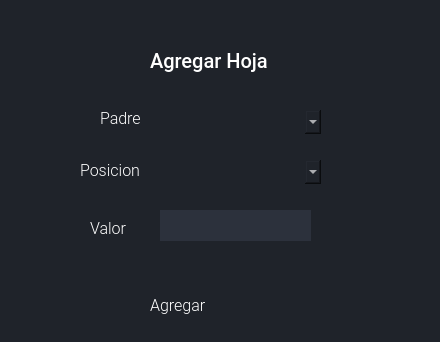
<?xml version="1.0" encoding="UTF-8"?>
<ui version="4.0">
 <class>dgAgregarHoja</class>
 <widget class="QDialog" name="dgAgregarHoja">
  <property name="enabled">
   <bool>true</bool>
  </property>
  <property name="geometry">
   <rect>
    <x>0</x>
    <y>0</y>
    <width>440</width>
    <height>342</height>
   </rect>
  </property>
  <property name="minimumSize">
   <size>
    <width>0</width>
    <height>0</height>
   </size>
  </property>
  <property name="maximumSize">
   <size>
    <width>450</width>
    <height>480</height>
   </size>
  </property>
  <property name="windowTitle">
   <string>Dialog</string>
  </property>
  <property name="styleSheet">
   <string notr="true">*{
	border: none;
	background-color: transparent;
	background: transparent;
	padding: 0;
	margin: 0;
	color: #fff;

}

#bodyContainer{
	background-color:#1f232a;
}

#leftMenuSubContainer{
	background-color:#16191d
}

QPushButton{
	text-align: left;
	padding: 5px 10px;

  background-color: #1f232a
}

#centerMenuSubContainer{
	background-color: #2c313c;
	
}

QTextEdit {
	background-color: #1f232a;
}

QComboBox{
	background-color: #1f232a;
}

#frame_4{
	background-color: #16191d;
	border-radius: 10px;
}

#headerContainer{
	background-color: #2c313c;
}
</string>
  </property>
  <layout class="QHBoxLayout" name="horizontalLayout">
   <property name="spacing">
    <number>0</number>
   </property>
   <property name="leftMargin">
    <number>0</number>
   </property>
   <property name="topMargin">
    <number>0</number>
   </property>
   <property name="rightMargin">
    <number>0</number>
   </property>
   <property name="bottomMargin">
    <number>0</number>
   </property>
   <item>
    <widget class="QWidget" name="bodyContainer" native="true">
     <property name="styleSheet">
      <string notr="true"/>
     </property>
     <widget class="QLabel" name="label">
      <property name="geometry">
       <rect>
        <x>150</x>
        <y>30</y>
        <width>121</width>
        <height>61</height>
       </rect>
      </property>
      <property name="font">
       <font>
        <family>Roboto Medium</family>
        <pointsize>15</pointsize>
       </font>
      </property>
      <property name="text">
       <string>Agregar Hoja</string>
      </property>
     </widget>
     <widget class="QPushButton" name="pushButton">
      <property name="geometry">
       <rect>
        <x>140</x>
        <y>290</y>
        <width>120</width>
        <height>30</height>
       </rect>
      </property>
      <property name="minimumSize">
       <size>
        <width>120</width>
        <height>30</height>
       </size>
      </property>
      <property name="maximumSize">
       <size>
        <width>120</width>
        <height>30</height>
       </size>
      </property>
      <property name="font">
       <font>
        <family>Roboto Light</family>
        <pointsize>12</pointsize>
       </font>
      </property>
      <property name="text">
       <string>Agregar</string>
      </property>
      <property name="icon">
       <iconset resource="resource.qrc">
        <normaloff>:/icons/img/play.svg</normaloff>:/icons/img/play.svg</iconset>
      </property>
      <property name="iconSize">
       <size>
        <width>25</width>
        <height>25</height>
       </size>
      </property>
     </widget>
     <widget class="QTextEdit" name="ValorTexto">
      <property name="geometry">
       <rect>
        <x>160</x>
        <y>210</y>
        <width>151</width>
        <height>31</height>
       </rect>
      </property>
      <property name="font">
       <font>
        <family>Roboto Light</family>
       </font>
      </property>
      <property name="styleSheet">
       <string notr="true">background-color : #2c313c;</string>
      </property>
     </widget>
     <widget class="QLabel" name="label_2">
      <property name="geometry">
       <rect>
        <x>90</x>
        <y>220</y>
        <width>49</width>
        <height>16</height>
       </rect>
      </property>
      <property name="font">
       <font>
        <family>Roboto Light</family>
        <pointsize>12</pointsize>
       </font>
      </property>
      <property name="text">
       <string>Valor</string>
      </property>
     </widget>
     <widget class="QLabel" name="label_3">
      <property name="geometry">
       <rect>
        <x>100</x>
        <y>110</y>
        <width>49</width>
        <height>16</height>
       </rect>
      </property>
      <property name="font">
       <font>
        <family>Roboto Light</family>
        <pointsize>12</pointsize>
       </font>
      </property>
      <property name="text">
       <string>Padre</string>
      </property>
     </widget>
     <widget class="QComboBox" name="ComboPadre">
      <property name="geometry">
       <rect>
        <x>170</x>
        <y>110</y>
        <width>151</width>
        <height>24</height>
       </rect>
      </property>
      <property name="font">
       <font>
        <family>Roboto Light</family>
       </font>
      </property>
     </widget>
     <widget class="QComboBox" name="cbPosicion">
      <property name="geometry">
       <rect>
        <x>170</x>
        <y>160</y>
        <width>151</width>
        <height>24</height>
       </rect>
      </property>
      <property name="font">
       <font>
        <family>Roboto Light</family>
       </font>
      </property>
     </widget>
     <widget class="QLabel" name="label_4">
      <property name="geometry">
       <rect>
        <x>80</x>
        <y>160</y>
        <width>61</width>
        <height>20</height>
       </rect>
      </property>
      <property name="font">
       <font>
        <family>Roboto Light</family>
        <pointsize>12</pointsize>
       </font>
      </property>
      <property name="text">
       <string>Posicion</string>
      </property>
     </widget>
    </widget>
   </item>
  </layout>
 </widget>
 <resources>
  <include location="resource.qrc"/>
 </resources>
 <connections/>
</ui>
